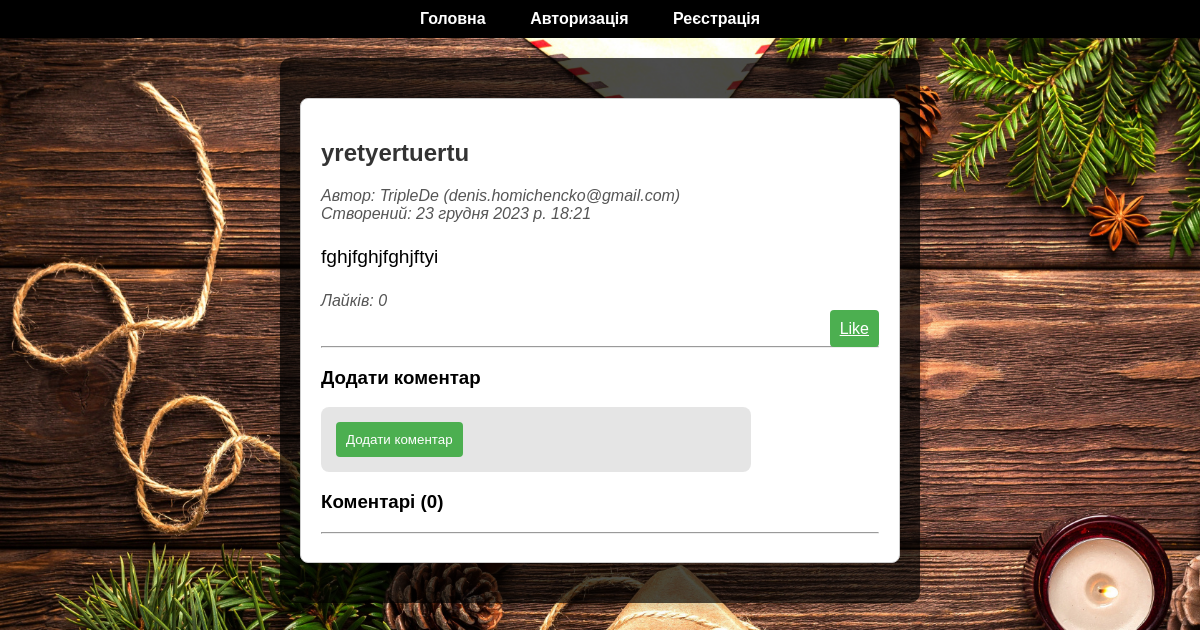
The app's page /post/14/ with its own data.
### blog/models.py (models this page shows, shortened)
class Post(models.Model):
    title = models.CharField(max_length=200)
    content = models.TextField()
    created_at = models.DateTimeField(auto_now_add=True)
    author = models.ForeignKey(User, on_delete=models.CASCADE)

### blog/views.py (the view)
# urls.py: path('post/<int:pk>/', post_detail, name='post_detail'),
def post_detail(request, pk):
    post = Post.objects.get(pk=pk)
    likes_count = post.like_set.filter(is_like=True).count()
    comments = post.comment_set.all().order_by('-created_at')
    return render(request, 'blog/post_detail.html', {'post': post, 'likes_count': likes_count, 'comments': comments})

### blog/templates/blog/post_detail.html (shortened to what this page needs)
{% extends 'blog/base.html' %}
{% block content %}
    <div class="post-detail">
        <h2>{{ post.title }}</h2>
        <p class="post-info">
            Автор: {{ post.author.username }} ({{ post.author.email }}) <br>
            Створений: {{ post.created_at }}
        </p>
        <p class="post-content">{{ post.content }}</p>
        <p class="post-info">Лайків: {{ likes_count }}</p>
        <div class="button-container">
            <a href="{% url 'like_post' post.id %}" class="btn btn-primary like-button">Like</a>
        </div>
        <hr>
        <div class="add-comment">
            <h3>Додати коментар</h3>
            <form method="post" action="{% url 'add_comment' post.id %}" class="comment-form">
                <button type="submit" class="btn btn-primary" onclick="return validateComment()">Додати коментар</button>
            </form>
        </div>
        <h3 id="comments-header" style="cursor: pointer;">Коментарі ({{ post.comment_set.count }})</h3>
        <hr>
    </div>
{% endblock %}

### blog/templates/blog/post_detail.html (style rules this page uses)
.post-detail { max-width: 800px; margin: 20px auto; padding: 20px; background-color: #fff; border: 1px solid #ccc; border-radius: 8px; }
.post-content { font-size: 1.2em; line-height: 1.6; }
.post-info { font-style: italic; color: #555; margin-bottom: 10px; }
.button-container { text-align: right; }
.like-button { background-color: #4caf50; color: #fff; padding: 10px; border: none; border-radius: 4px; cursor: pointer; }
.btn-primary { background-color: #4caf50; color: #fff; padding: 10px; border: none; border-radius: 4px; cursor: pointer; }
.comment-form { max-width: 400px; margin-top: 10px; }

### records on screen
Post: title "yretyertuertu", author.username "TripleDe", author.email "denis.homichencko@gmail.com", created_at "23 грудня 2023 р. 18:21", content "fghjfghjfghjftyi", comment_set.count "0"

### other values on screen
{{ likes_count }} "0"
